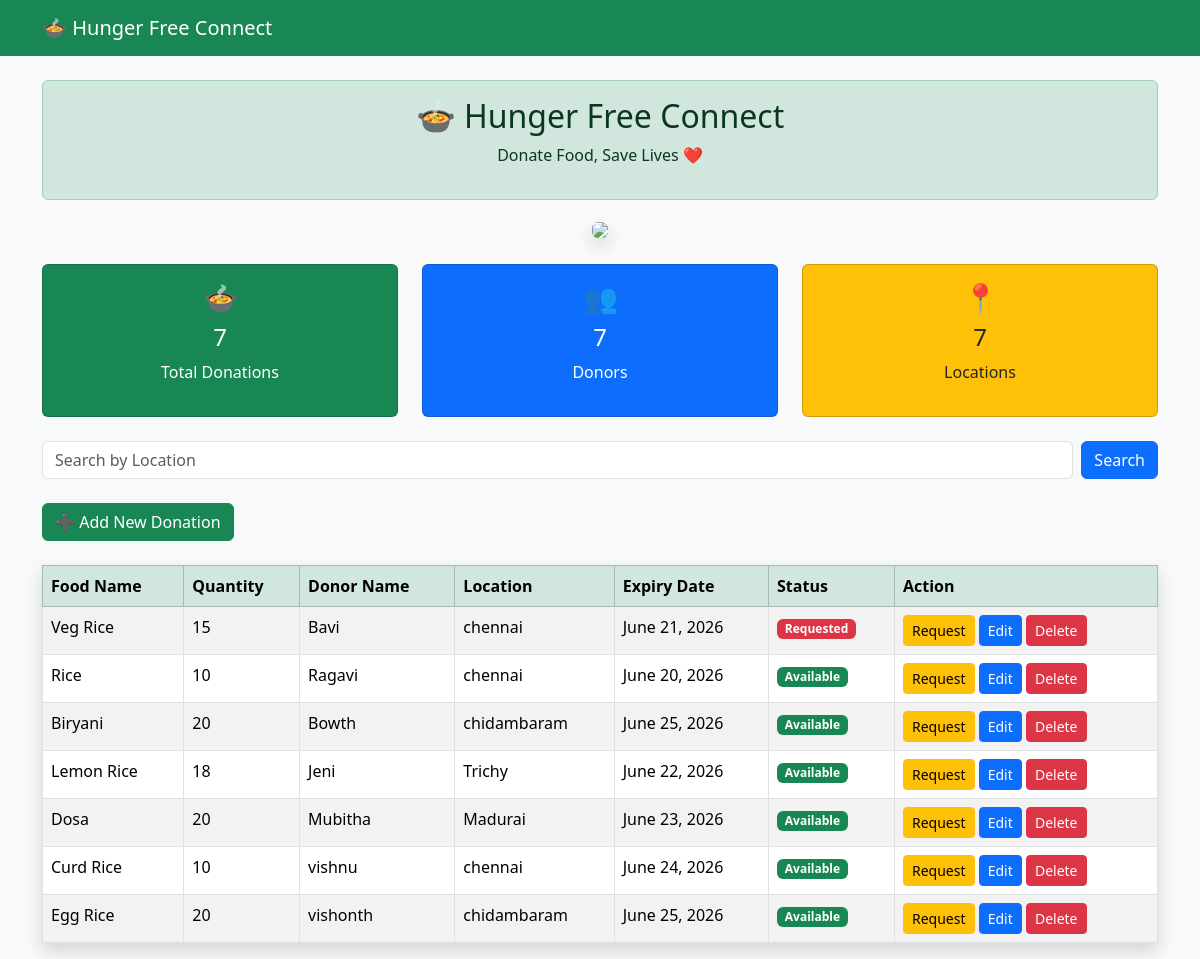
The app's page /, older data.
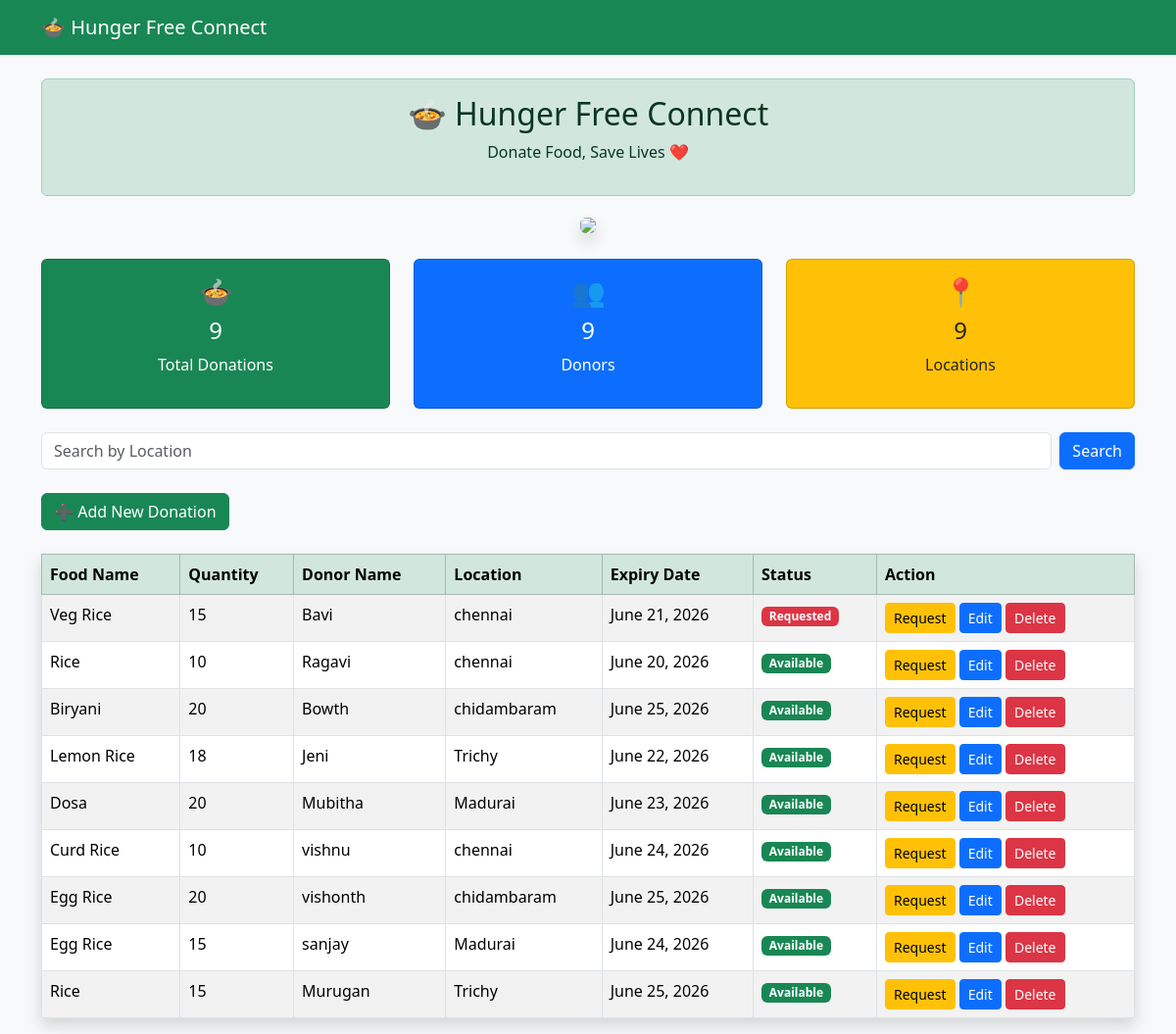
The same page, newer data.
### donations/models.py (models this page shows, shortened)
class FoodDonation(models.Model):
    food_name = models.CharField(max_length=100)
    quantity = models.IntegerField()
    donor_name = models.CharField(max_length=100)
    phone = models.CharField(max_length=15)
    location = models.CharField(max_length=100)
    expiry_date = models.DateField()
    STATUS_CHOICES = [
        ("Available", "Available"),
        ("Requested", "Requested"),
        ("Collected", "Collected"),
    ]
    status = models.CharField(
        max_length=20,
        choices=STATUS_CHOICES,
        default="Available"
    )

### donations/views.py (the view)
# urls.py: path('', views.donation_list, name='donation_list'),
def donation_list(request):
    search = request.GET.get('search')
    if search:
        donations = FoodDonation.objects.filter(location__icontains=search)
    else:
        donations = FoodDonation.objects.all()
    return render(request, 'donations/list.html', {
        'donations': donations
    })

### donations/templates/donations/list.html
<!DOCTYPE html><html>
<head>
    <title>Hunger Free Connect</title><link href="https://cdn.jsdelivr.net/npm/bootstrap@5.3.3/dist/css/bootstrap.min.css" rel="stylesheet">
</head><body class="bg-light"><nav class="navbar navbar-dark bg-success">
    <div class="container">
        <a class="navbar-brand" href="/">
            🍲 Hunger Free Connect
        </a>
    </div>
</nav><div class="container mt-4"><div class="alert alert-success text-center">
    <h2>🍲 Hunger Free Connect</h2>
    <p>Donate Food, Save Lives ❤️</p>
</div>
<div class="text-center">
    <img src="https://images.unsplash.com/photo-1488521787991-ed7bbaae773c?w=800"
         class="img-fluid rounded shadow"
         width="500">
</div>
<div class="row text-center mt-4">
    <div class="col-md-4">
        <div class="card bg-success text-white">
            <div class="card-body">
                <h3>🍲</h3>
                <h4>{{ donations|length }}</h4>
                <p>Total Donations</p>
            </div>
        </div>
    </div>
    <div class="col-md-4">
        <div class="card bg-primary text-white">
            <div class="card-body">
                <h3>👥</h3>
                <h4>{{ donations|length }}</h4>
                <p>Donors</p>
            </div>
        </div>
    </div>
    <div class="col-md-4">
        <div class="card bg-warning text-dark">
            <div class="card-body">
                <h3>📍</h3>
                <h4>{{ donations|length }}</h4>
                <p>Locations</p>
            </div>
        </div>
    </div>
</div>
<form method="GET" class="d-flex mt-4">
    <input type="text"
           name="search"
           class="form-control me-2"
           placeholder="Search by Location">
    <button type="submit" class="btn btn-primary">
        Search
    </button>
</form>
<br>
<a href="/add/" class="btn btn-success">
    ➕ Add New Donation
</a>
<br><br>
<table class="table table-bordered table-striped table-hover shadow">
    <thead class="table-success">
        <tr>
            <th>Food Name</th>
            <th>Quantity</th>
            <th>Donor Name</th>
            <th>Location</th>
            <th>Expiry Date</th>
            <th>Status</th>
            <th>Action</th>
        </tr>
    </thead>
    <tbody>
        {% for donation in donations %}
        <tr>
            <td>{{ donation.food_name }}</td>
            <td>{{ donation.quantity }}</td>
            <td>{{ donation.donor_name }}</td>
            <td>{{ donation.location }}</td>
            <td>{{ donation.expiry_date }}</td>
            <td>
                {% if donation.status == "Available" %}
                    <span class="badge bg-success">Available</span>
                {% else %}
                    <span class="badge bg-danger">Requested</span>
                {% endif %}
            </td>
            <td>
                <a href="/request/{{ donation.id }}" class="btn btn-warning btn-sm">
                    Request
                </a>
                <a href="/edit/{{ donation.id }}/" class="btn btn-primary btn-sm">
                    Edit
                </a>
                <a href="/delete/{{ donation.id }}/"
                   class="btn btn-danger btn-sm"
                   onclick="return confirm('Are you sure?')">
                    Delete
                </a>
            </td>
        </tr>
        {% empty %}
        <tr>
            <td colspan="7" class="text-center text-danger">
                No donations found
            </td>
        </tr>
        {% endfor %}
    </tbody>
</table>
</div></body>
</html>

Row changes from the older to the newer data that the page shows:
added FoodDonation: food_name "Egg Rice", quantity "15", donor_name "sanjay", location "Madurai", expiry_date "June 24, 2026", status "Available"
added FoodDonation: food_name "Rice", quantity "15", donor_name "Murugan", location "Trichy", expiry_date "June 25, 2026", status "Available"
Text that changed along with them:
{{ donations|length }}: "7" → "9"
